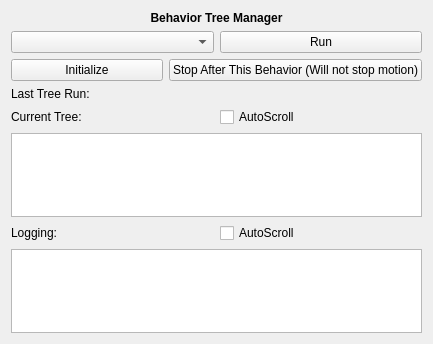
<?xml version="1.0" encoding="UTF-8"?>
<ui version="4.0">
 <class>behavior_tree_widget</class>
 <widget class="QWidget" name="behavior_tree_widget">
  <property name="geometry">
   <rect>
    <x>0</x>
    <y>0</y>
    <width>433</width>
    <height>344</height>
   </rect>
  </property>
  <property name="windowTitle">
   <string>Form</string>
  </property>
  <layout class="QVBoxLayout" name="verticalLayout_4">
   <item>
    <layout class="QVBoxLayout" name="verticalLayout">
     <item>
      <widget class="QLabel" name="label_2">
       <property name="font">
        <font>
         <weight>75</weight>
         <bold>true</bold>
        </font>
       </property>
       <property name="text">
        <string>Behavior Tree Manager</string>
       </property>
       <property name="alignment">
        <set>Qt::AlignCenter</set>
       </property>
      </widget>
     </item>
     <item>
      <layout class="QHBoxLayout" name="horizontalLayout">
       <item>
        <widget class="QComboBox" name="SelectBehaviorComboBox"/>
       </item>
       <item>
        <widget class="QPushButton" name="RunButton">
         <property name="text">
          <string>Run</string>
         </property>
        </widget>
       </item>
      </layout>
     </item>
     <item>
      <layout class="QHBoxLayout" name="horizontalLayout_2">
       <item>
        <widget class="QPushButton" name="InitializeButton">
         <property name="text">
          <string>Initialize</string>
         </property>
        </widget>
       </item>
       <item>
        <widget class="QPushButton" name="StopButton">
         <property name="text">
          <string>Stop After This Behavior (Will not stop motion)</string>
         </property>
        </widget>
       </item>
      </layout>
     </item>
     <item>
      <layout class="QVBoxLayout" name="verticalLayout_2">
       <item>
        <widget class="QLabel" name="LastBehaviorRunText">
         <property name="text">
          <string>Last Tree Run: </string>
         </property>
        </widget>
       </item>
       <item>
        <layout class="QHBoxLayout" name="horizontalLayout_6">
         <item>
          <widget class="QLabel" name="CurrentTreeText">
           <property name="text">
            <string>Current Tree:</string>
           </property>
          </widget>
         </item>
         <item>
          <widget class="QCheckBox" name="AutoScrollBehaviorTree">
           <property name="text">
            <string>AutoScroll</string>
           </property>
          </widget>
         </item>
        </layout>
       </item>
       <item>
        <widget class="QTextEdit" name="BehaviorTreeText">
         <property name="readOnly">
          <bool>true</bool>
         </property>
        </widget>
       </item>
      </layout>
     </item>
     <item>
      <layout class="QVBoxLayout" name="verticalLayout_3">
       <item>
        <layout class="QHBoxLayout" name="horizontalLayout_4">
         <item>
          <widget class="QLabel" name="label_3">
           <property name="text">
            <string>Logging:</string>
           </property>
          </widget>
         </item>
         <item>
          <widget class="QCheckBox" name="AutoScrollLog">
           <property name="text">
            <string>AutoScroll</string>
           </property>
          </widget>
         </item>
        </layout>
       </item>
       <item>
        <widget class="QTextEdit" name="LogText">
         <property name="sizePolicy">
          <sizepolicy hsizetype="Minimum" vsizetype="Expanding">
           <horstretch>0</horstretch>
           <verstretch>0</verstretch>
          </sizepolicy>
         </property>
         <property name="horizontalScrollBarPolicy">
          <enum>Qt::ScrollBarAsNeeded</enum>
         </property>
         <property name="readOnly">
          <bool>true</bool>
         </property>
        </widget>
       </item>
      </layout>
     </item>
    </layout>
   </item>
  </layout>
 </widget>
 <resources/>
 <connections/>
</ui>
